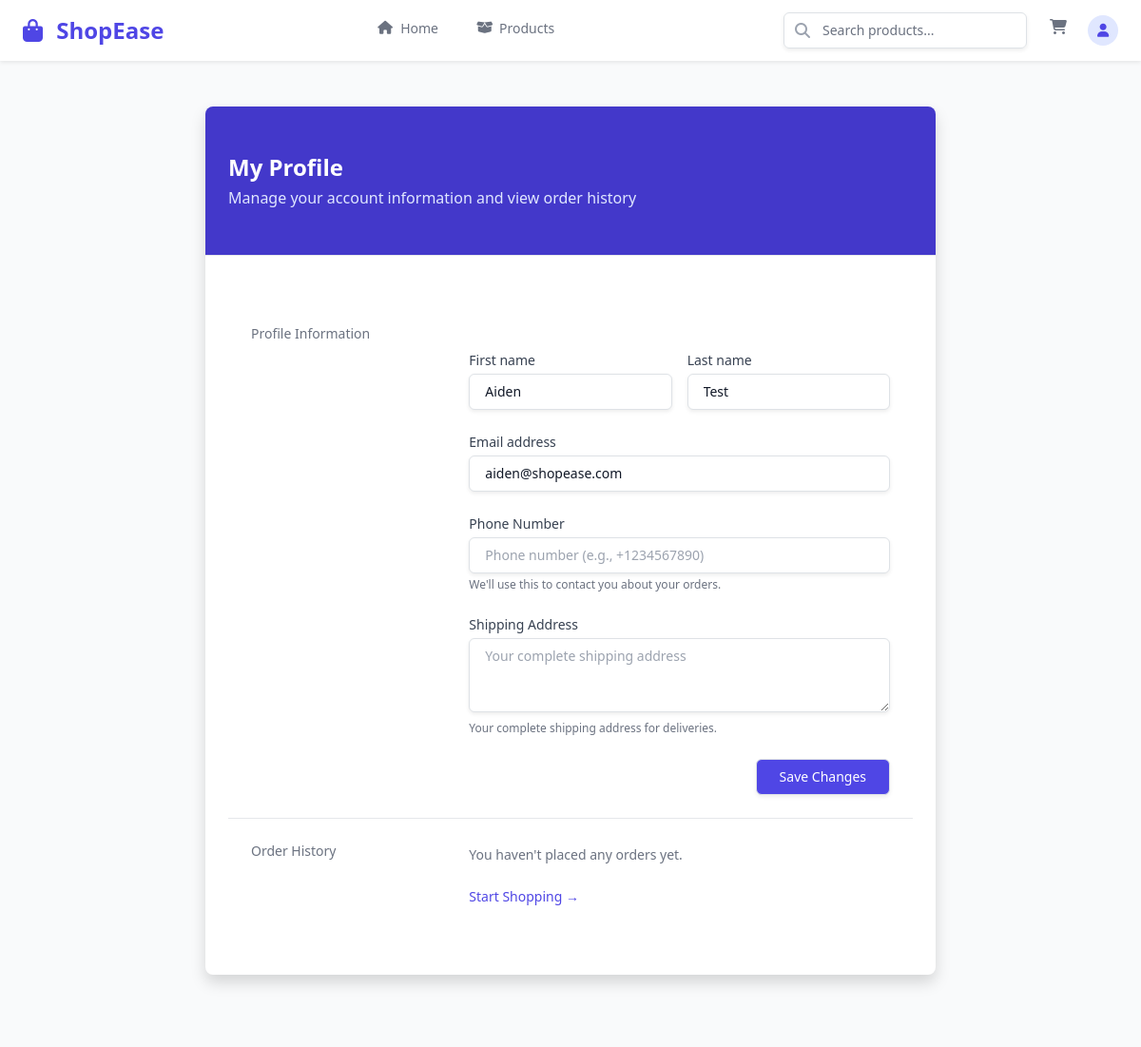
The app's page /accounts/profile/ (signed in) with its own data.
### users/models.py (models this page shows, shortened)
class User(AbstractUser):
    class Role(models.TextChoices):
        NORMAL = 'NORMAL', _('Normal User')
        SELLER = 'SELLER', _('Seller')
        MODERATOR = 'MODERATOR', _('Moderator')
        ADMIN = 'ADMIN', _('Admin')
    username = None
    email = models.EmailField(_('email address'), unique=True)
    role = models.CharField(max_length=10, choices=Role.choices, default=Role.NORMAL)
    phone_number = models.CharField(max_length=20, blank=True, null=True)
    address = models.TextField(blank=True, null=True)
    is_approved = models.BooleanField(default=False)  # For seller/moderator approval
    application_date = models.DateTimeField(null=True, blank=True)
    application_notes = models.TextField(blank=True, null=True)
    USERNAME_FIELD = 'email'
    REQUIRED_FIELDS = []
    objects = UserManager()
    @property
    def is_seller(self):
        return self.role == self.Role.SELLER or self.is_superuser
    class Meta:
        verbose_name = _('user')
        verbose_name_plural = _('users')

### ecom/views.py (the view, shortened to what this page needs)
# urls.py: path('profile/', login_required(views.ProfileView.as_view()), name='profile'),
class ProfileView(LoginRequiredMixin, UpdateView):
    model = User
    form_class = UserProfileForm
    template_name = 'pages/account/profile.html'
    success_url = reverse_lazy('ecom:profile')
    def get_object(self, queryset=None):
        user = self.request.user
        if not hasattr(user, 'profile'):
            from .models import UserProfile
            UserProfile.objects.create(user=user)
        return user
    def get_context_data(self, **kwargs):
        context = super().get_context_data(**kwargs)
        return context

### ecom/cart_views.py (called while the page is built, shortened)
def get_or_create_cart(request):
    if request.user.is_authenticated:
        cart, created = Cart.objects.get_or_create(user=request.user)
    return cart

### ecom/context_processors.py (called while the page is built)
def cart(request):
    if request.path.startswith('/admin/'):
        return {}
    return {
        'cart': get_or_create_cart(request)
    }

### ecom/models.py (called while the page is built)
    @property
    def total_items(self):
        return sum(item.quantity for item in self.items.all())

### templates/pages/account/profile.html (shortened to what this page needs)
{% extends 'base/base.html' %}
{% load static %}
{% block content %}
<div class="bg-gray-50">
    <div class="max-w-7xl mx-auto py-12 px-4 sm:px-6 lg:px-8">
        <div class="max-w-3xl mx-auto">
            <div class="bg-white shadow overflow-hidden sm:rounded-lg">
                <div class="px-4 py-5 sm:px-6 bg-indigo-700 text-white">
                    <h1 class="text-2xl font-bold">My Profile</h1>
                    <p class="mt-1 text-indigo-100">Manage your account information and view order history</p>
                </div>
                <div class="border-t border-gray-200 px-4 py-5 sm:p-0">
                    <div class="sm:divide-y sm:divide-gray-200">
                        <div class="py-4 sm:py-5 sm:grid sm:grid-cols-3 sm:gap-4 sm:px-6">
                            <div class="text-sm font-medium text-gray-500">
                                Profile Information
                            </div>
                            <div class="mt-1 text-sm text-gray-900 sm:mt-0 sm:col-span-2">
                                <form method="post" class="space-y-6">
                                    <div class="grid grid-cols-1 gap-y-6 gap-x-4 sm:grid-cols-6">
                                        <div class="sm:col-span-3">
                                            <label for="{{ form.first_name.id_for_label }}" class="block text-sm font-medium text-gray-700">
                                                First name
                                            </label>
                                            <div class="mt-1">
                                                {{ form.first_name }}
                                            </div>
                                        </div>
                                        <div class="sm:col-span-3">
                                            <label for="{{ form.last_name.id_for_label }}" class="block text-sm font-medium text-gray-700">
                                                Last name
                                            </label>
                                            <div class="mt-1">
                                                {{ form.last_name }}
                                            </div>
                                        </div>
                                        <div class="sm:col-span-6">
                                            <label for="{{ form.email.id_for_label }}" class="block text-sm font-medium text-gray-700">
                                                Email address
                                            </label>
                                            <div class="mt-1">
                                                {{ form.email }}
                                            </div>
                                        </div>
                                        <div class="sm:col-span-6">
                                            <label for="{{ form.phone_number.id_for_label }}" class="block text-sm font-medium text-gray-700">
                                                Phone Number
                                            </label>
                                            <div class="mt-1">
                                                {{ form.phone_number }}
                                                <p class="mt-1 text-xs text-gray-500">We'll use this to contact you about your orders.</p>
                                            </div>
                                        </div>
                                        <div class="sm:col-span-6">
                                            <label for="{{ form.address.id_for_label }}" class="block text-sm font-medium text-gray-700">
                                                Shipping Address
                                            </label>
                                            <div class="mt-1">
                                                {{ form.address }}
                                                <p class="mt-1 text-xs text-gray-500">Your complete shipping address for deliveries.</p>
                                            </div>
                                        </div>
                                    </div>
                                    <div class="flex justify-end">
                                        <button type="submit" class="ml-3 inline-flex justify-center py-2 px-4 border border-transparent shadow-sm text-sm font-medium rounded-md text-white bg-indigo-600 hover:bg-indigo-700 focus:outline-none focus:ring-2 focus:ring-offset-2 focus:ring-indigo-500">
                                            Save Changes
                                        </button>
                                    </div>
                                </form>
                            </div>
                        </div>
                        <div class="py-4 sm:py-5 sm:grid sm:grid-cols-3 sm:gap-4 sm:px-6">
                            <div class="text-sm font-medium text-gray-500">
                                Order History
                            </div>
                            <div class="mt-1 text-sm text-gray-900 sm:mt-0 sm:col-span-2">
                                {% if orders %}
                                    <div class="overflow-hidden border border-gray-200 rounded-md">
                                        <table class="min-w-full divide-y divide-gray-200">
                                            <thead class="bg-gray-50">
                                                <tr>
                                                    <th scope="col" class="px-6 py-3 text-left text-xs font-medium text-gray-500 uppercase tracking-wider">Order #</th>
                                                    <th scope="col" class="px-6 py-3 text-left text-xs font-medium text-gray-500 uppercase tracking-wider">Date</th>
                                                    <th scope="col" class="px-6 py-3 text-left text-xs font-medium text-gray-500 uppercase tracking-wider">Status</th>
                                                    <th scope="col" class="px-6 py-3 text-left text-xs font-medium text-gray-500 uppercase tracking-wider">Total</th>
                                                    <th scope="col" class="relative px-6 py-3">
                                                        <span class="sr-only">View</span>
                                                    </th>
                                                </tr>
                                            </thead>
                                            <tbody class="bg-white divide-y divide-gray-200">
                                                {% for order in orders %}
                                                    <tr>
                                                        <td class="px-6 py-4 whitespace-nowrap text-sm font-medium text-gray-900">
                                                            {{ order.id }}
                                                        </td>
                                                        <td class="px-6 py-4 whitespace-nowrap text-sm text-gray-500">
                                                            {{ order.created_at|date:"M d, Y" }}
                                                        </td>
                                                        <td class="px-6 py-4 whitespace-nowrap">
                                                            <span class="px-2 inline-flex text-xs leading-5 font-semibold rounded-full bg-green-100 text-green-800">
                                                                {{ order.get_status_display }}
                                                            </span>
                                                        </td>
                                                        <td class="px-6 py-4 whitespace-nowrap text-sm text-gray-500">
                                                            ₹{{ order.total_amount }}
                                                        </td>
                                                        <td class="px-6 py-4 whitespace-nowrap text-right text-sm font-medium">
                                                            <a href="#" class="text-indigo-600 hover:text-indigo-900">View</a>
                                                        </td>
                                                    </tr>
                                                {% endfor %}
                                            </tbody>
                                        </table>
                                    </div>
                                {% else %}
                                    <p class="text-gray-500">You haven't placed any orders yet.</p>
                                    <div class="mt-4">
                                        <a href="{% url 'ecom:product_list' %}" class="text-indigo-600 hover:text-indigo-500">
                                            Start Shopping <span aria-hidden="true">→</span>
                                        </a>
                                    </div>
                                {% endif %}
                            </div>
                        </div>
                    </div>
                </div>
            </div>
        </div>
    </div>
</div>
{% endblock %}

### static/css/main.css (style rules this page uses)
body { font-family: 'Inter', -apple-system, BlinkMacSystemFont, 'Segoe UI', Roboto, 'Helvetica Neue', Arial, sans-serif; margin: 0; padding: 0; line-height: 1.5; color: #1f2937; }
input[type="text"], input[type="email"], input[type="password"], input[type="number"], textarea, select { width: 100%; padding: 0.5rem 0.75rem; border: 1px solid #d1d5db; border-radius: 0.375rem; box-shadow: 0 1px 2px 0 rgba(0, 0, 0, 0.05); transition: border-color 0.15s ease-in-out, box-shadow 0.15s ease-in-out; }

### records on screen
User: first_name "Aiden", last_name "Test", email "aiden@shopease.com"
